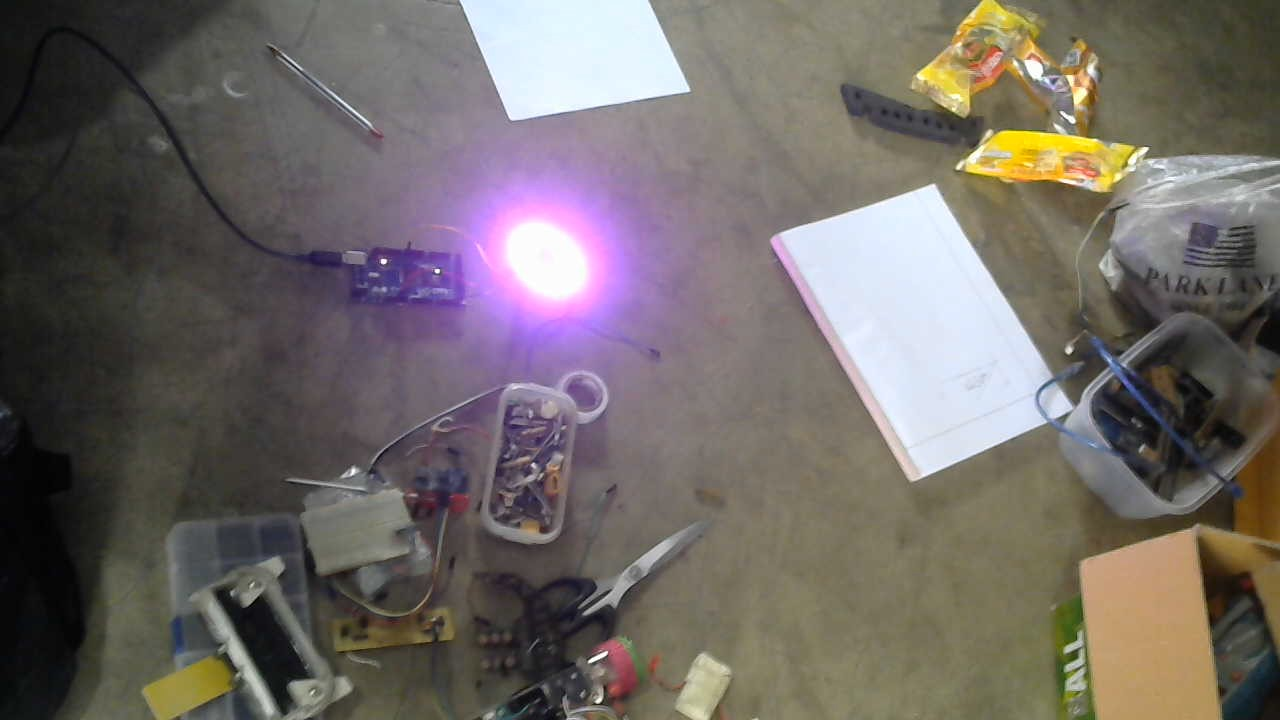
#> input picture images/WIN_20240202_11_22_09_Pro.jpg, 1280 x 720 px, given in place of the camera
$ python detect_bot_source_from_video.py
#> lines starting #> are read from the running program, lines starting #| are printed output that depends on the picture; after the words box and inside, x2 and y2 are one past the last pixel; in counts of white or black regions, pixels touching at a corner belong together
import cv2
import numpy as np

def find_mean_point(contour):
    num_points = len(contour)
    mean_x = sum(point[0][0] for point in contour) / num_points
    mean_y = sum(point[0][1] for point in contour) / num_points

    return (mean_x, mean_y)

def get_min_deviation(contour, center):
    dx = 0
    dy = 0
    for point in contour:
        p = point[0]
        dx += abs(p[0]-center[0])
        dy += abs(p[1]-center[1])
    return dx + dy

# [12 lines left out: function draw_bounding_box, not called in this run]

def draw_circle_around_point(image, center, radius=10, color=(0, 255, 0), thickness=-1):
    new_image = image.copy()  # Create a copy to avoid modifying the original image
    center = tuple(map(int, center))  # Ensure center coordinates are integers

    # Draw the circle on the image
    cv2.circle(new_image, center, radius, color, thickness)

    return new_image

def draw_line_between_points(image, start_point, end_point, color=(0, 255, 0), thickness=2):
    new_image = image.copy()  # Create a copy to avoid modifying the original image
    start_point = tuple(map(int, start_point))  # Ensure start point coordinates are integers
    end_point = tuple(map(int, end_point))  # Ensure end point coordinates are integers

    # Draw the line on the image
    cv2.line(new_image, start_point, end_point, color, thickness)

    return new_image

def get_detected_object_centers(image, lower_color, upper_color, max_objects=1, threshold = 100):
    # Convert to HSV
    hsv_image = cv2.cvtColor(image, cv2.COLOR_BGR2HSV)

    # Threshold the image
    red_mask = cv2.inRange(hsv_image, lower_color, upper_color)

    # Find contours in the binary mask
    contours, _ = cv2.findContours(red_mask, cv2.RETR_EXTERNAL, cv2.CHAIN_APPROX_SIMPLE)

    candidates = []

    # Iterate over contours
    for contour in contours:
        center = find_mean_point(contour)
        mean_deviation = get_min_deviation(contour, center)
        candidates.append([center, mean_deviation])

    sorted_candidates = sorted(candidates, key=lambda x: x[1], reverse=True)

    detected_objects = sorted_candidates[:max_objects]

    centers = []

    for object in detected_objects:
        if(object[1] >= threshold):
            centers.append(object[0])

    return centers

def process_image(image):
    # Define red color range in HSV
    lower_red = np.array([0, 100, 100])
    upper_red = np.array([10, 255, 255])

    red_centers = get_detected_object_centers(image, lower_red, upper_red, 1)

    bot_center = None

    if(len(red_centers) > 0):
        bot_center = red_centers[0]
    else:
        print('Bot out of view')

    # Define blue color range in HSV
    lower_blue = np.array([100, 100, 100])
    upper_blue = np.array([130, 255, 255])

    blue_centers = get_detected_object_centers(image, lower_blue, upper_blue, 1)

    dest_center = None

    if(len(blue_centers) > 0):
        dest_center = blue_centers[0]
    else:
        print('Destination out of view')

    if(bot_center):
        image = draw_circle_around_point(image, bot_center)
    if(dest_center):
        image = draw_circle_around_point(image, dest_center)
    if(bot_center and dest_center):
        image = draw_line_between_points(image, bot_center, dest_center)

    return image

# [37 lines left out: function process_image_2, not called in this run]

# Set the desired display dimensions
display_width = 1400
display_height = 1000

# Open a video capture object (0 for default camera, or specify the video file path)
cap = cv2.VideoCapture(0)

while True:
    # Capture frame-by-frame
    ret, frame = cap.read()
#> frame is the input picture: shape (720, 1280, 3); mean B, G, R 102.6, 106.2, 113

    # Check if the frame is successfully captured
    if not ret:
        print("Failed to capture frame")
        break

    # Resize the frame to the desired display dimensions
    frame = cv2.resize(frame, (display_width, display_height))
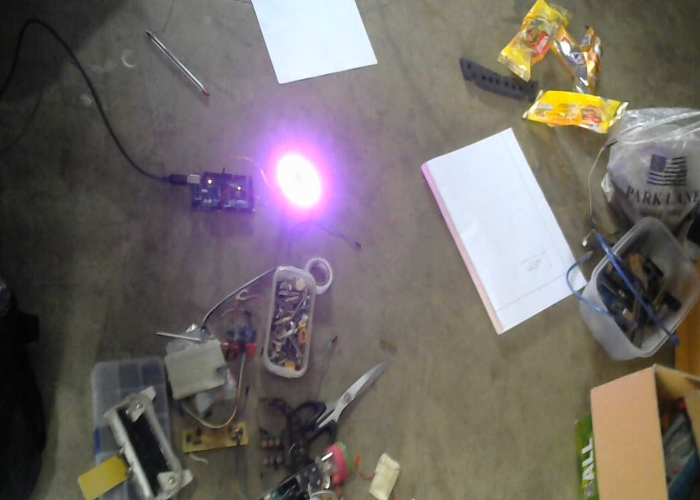
#> frame: shape (1000, 1400, 3) (shown at 1/2 size); mean B, G, R 102.5, 106.1, 112.9

    frame = process_image(frame)
#> in get_detected_object_centers, `red_mask = cv2.inRange(hsv_image, lower_color, upper_color)`:
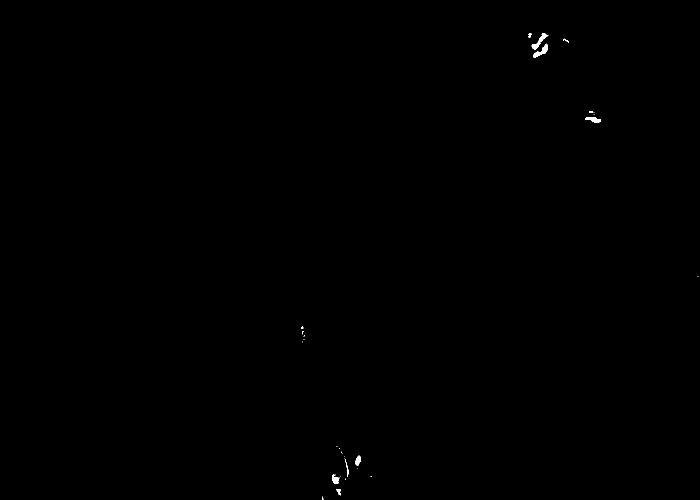
#> red_mask: shape (1000, 1400) (shown at 1/2 size); 0.1% white; 31 white regions (21 under 20 px)
#> in get_detected_object_centers, `contours, _ = cv2.findContours(red_mask, cv2.RETR_EXTERNAL, cv2.CHAIN_..`: contours = 31 contours, 23 with area under 20; largest, box (x1, y1, x2, y2) and area: (1063, 66, 1097, 99) 261, (1067, 87, 1096, 116) 260, (1170, 234, 1202, 246) 198, (665, 949, 679, 967) 132, (711, 911, 722, 932) 128, (672, 978, 682, 991) 52, (1057, 67, 1063, 76) 28, (690, 918, 698, 954) 27
#> the loop in get_detected_object_centers, `for contour in contours:` made 31 passes
#> (num_points in find_mean_point, mean_x in find_mean_point, mean_y in find_mean_point, mean_deviation) on passes 1, 2, 6, 7, 8, 9, 10, 11: (6, 645.3, 997, 12.67), (24, 677.8, 983.8, 134.7), (30, 671, 956.9, 274), (1, 670, 948, 0), (1, 715, 937, 0), (30, 693.4, 933, 306.1), (1, 689, 916, 0), (1, 688, 913, 0)
#> after the loop in get_detected_object_centers, `for contour in contours:`: candidates = 31 items
#> in get_detected_object_centers, `detected_objects = sorted_candidates[:max_objects]`: detected_objects = [[(1080.1, 80.96), 903.2]]
#> the loop in get_detected_object_centers, `for object in detected_objects:` made 1 pass
#> object on pass 1: [(1080.1, 80.96), 903.2]
#> after the loop in get_detected_object_centers, `for object in detected_objects:`: centers = [(1080.1, 80.96)]
#> in process_image, `bot_center = red_centers[0]`: bot_center = (1080.1, 80.96)
#> call 2 of get_detected_object_centers, with lower_color = array of shape (3,), upper_color = array of shape (3,), max_objects = 1, threshold = 100
#> in get_detected_object_centers (call 2), `red_mask = cv2.inRange(hsv_image, lower_color, upper_color)`:
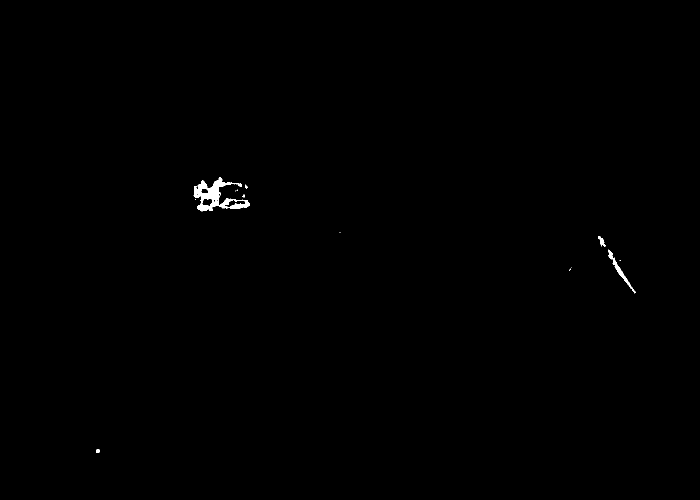
#> red_mask: shape (1000, 1400) (shown at 1/2 size); 0.25% white; 15 white regions (9 under 20 px)
#> in get_detected_object_centers (call 2), `contours, _ = cv2.findContours(red_mask, cv2.RETR_EXTERNAL, cv2.CHAIN_..`: contours = 15 contours, 11 with area under 20; largest, box (x1, y1, x2, y2) and area: (387, 355, 499, 423) 3154, (1216, 499, 1271, 587) 460, (1196, 472, 1211, 493) 104, (193, 899, 199, 906) 28
#> the loop in get_detected_object_centers (call 2), `for contour in contours:` made 15 passes
#> (num_points in find_mean_point, mean_x in find_mean_point, mean_y in find_mean_point, mean_deviation) on passes 1, 2, 3, 5, 6, 7, 8, 10: (6, 195.8, 902.7, 26), (5, 1139.4, 539, 11.6), (1, 1143, 535, 0), (121, 1238.7, 539.2, 4280.8), (33, 1203.2, 482, 328.2), (1, 680, 464, 0), (1, 678, 464, 0), (12, 487, 391.7, 32.67)
#> after the loop in get_detected_object_centers (call 2), `for contour in contours:`: candidates = 15 items
#> in get_detected_object_centers (call 2), `detected_objects = sorted_candidates[:max_objects]`: detected_objects = [[(437.6, 387.8), 12104]]
#> the loop in get_detected_object_centers (call 2), `for object in detected_objects:` made 1 pass
#> object on pass 1: [(437.6, 387.8), 12104]
#> after the loop in get_detected_object_centers (call 2), `for object in detected_objects:`: centers = [(437.6, 387.8)]
#> in process_image, `dest_center = blue_centers[0]`: dest_center = (437.6, 387.8)
#> in draw_circle_around_point, `center = tuple(map(int, center))`: center = (1080, 80)
#> in draw_line_between_points, `end_point = tuple(map(int, end_point))`: end_point = (437, 387)
#> in draw_line_between_points, `cv2.line(new_image, start_point, end_point, color, thickness)`:
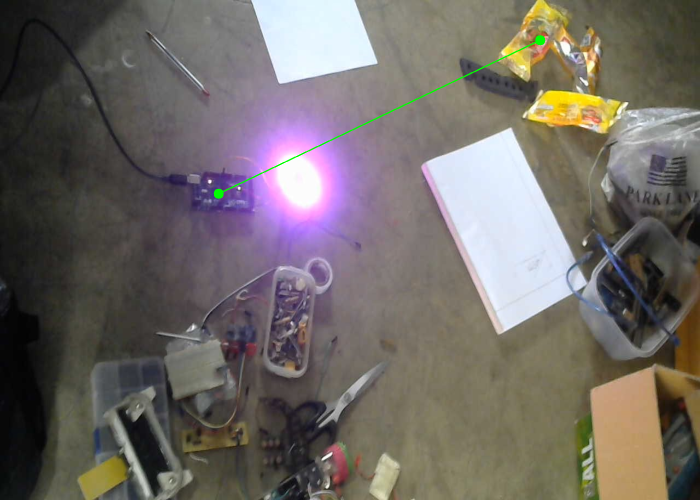
#> new_image: shape (1000, 1400, 3) (shown at 1/2 size); mean B, G, R 102.3, 106.3, 112.6

    # Display the resulting frame
    cv2.imshow('Video', frame)

    # Break the loop if 'q' key is pressed
    if cv2.waitKey(1) & 0xFF == ord('q'):
#> (key q is pressed here)
        break

# Release the video capture object and close the window
cap.release()
cv2.destroyAllWindows()

$ run again, on images/WIN_20240202_11_24_00_Pro.jpg
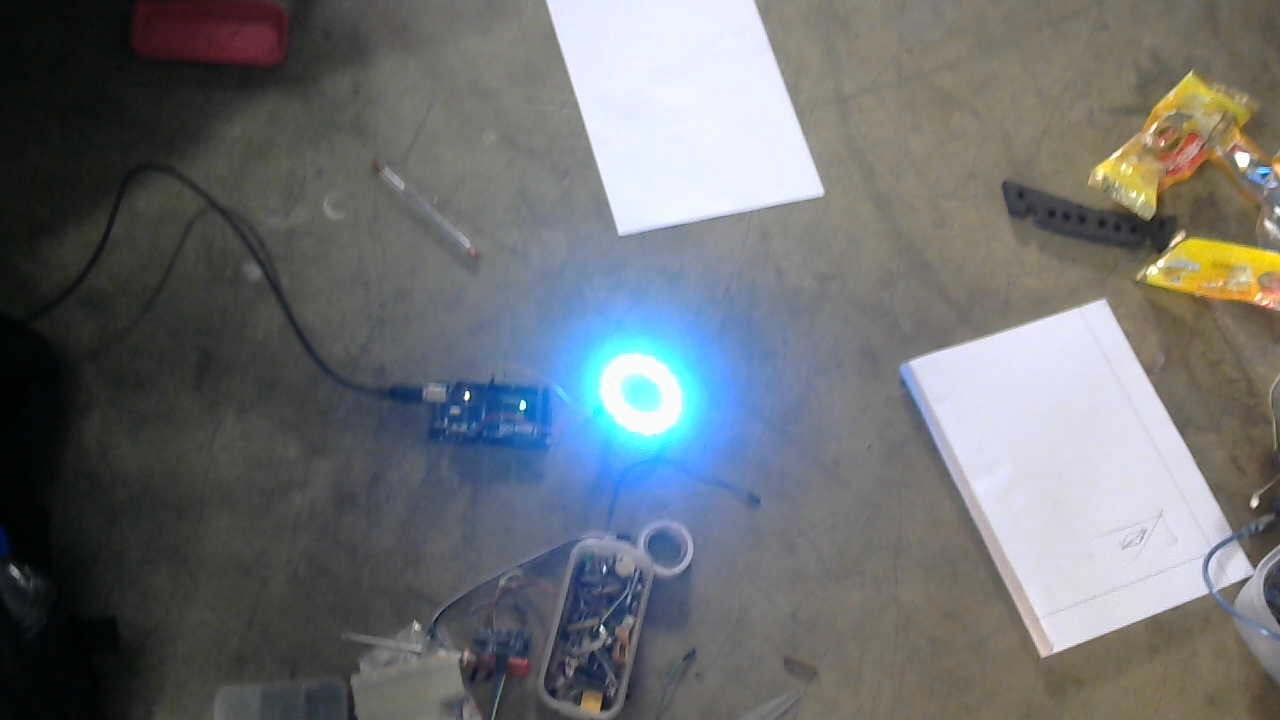
#> input picture images/WIN_20240202_11_24_00_Pro.jpg, 1280 x 720 px, given in place of the camera
#> frame is the input picture: shape (720, 1280, 3); mean B, G, R 113.8, 111.5, 109
#> frame: shape (1000, 1400, 3)
#> hsv_image: shape (1000, 1400, 3); mean H, S, V 60.6, 42, 122.1
#> in get_detected_object_centers, `red_mask = cv2.inRange(hsv_image, lower_color, upper_color)`:
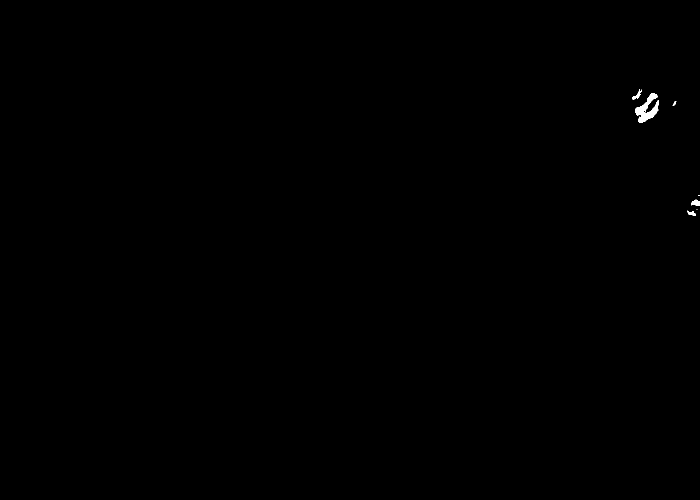
#> red_mask: shape (1000, 1400) (shown at 1/2 size); 0.12% white; 7 white regions (2 under 20 px)
#> contours = 7 contours, 2 with area under 20; largest, box (x1, y1, x2, y2) and area: (1271, 186, 1318, 245) 1126, (1382, 398, 1400, 412) 137, (1264, 178, 1284, 200) 101, (1375, 421, 1392, 432) 71, (1345, 203, 1353, 211) 22
#> the loop in get_detected_object_centers, `for contour in contours:` made 7 passes
#> (num_points in find_mean_point, mean_x in find_mean_point, mean_y in find_mean_point, mean_deviation) on passes 1, 3, 5, 6, 7: (24, 1383.2, 426.6, 179.2), (25, 1389.2, 404.3, 204.2), (10, 1348.6, 206.2, 39.2), (128, 1297.5, 215.5, 3289), (45, 1274.9, 188.8, 475.6)
#> after the loop in get_detected_object_centers, `for contour in contours:`: candidates = [[(1383.2, 426.6), 179.2], [(1393.5, 419), 1], [(1389.2, 404.3), 204.2], [(1397.5, 391), 3], [(1348.6, 206.2), 39.2], [(1297.5, 215.5), 3289], [(1274.9, 188.8), 475.6]]
#> sorted_candidates = [[(1297.5, 215.5), 3289], [(1274.9, 188.8), 475.6], [(1389.2, 404.3), 204.2], [(1383.2, 426.6), 179.2], [(1348.6, 206.2), 39.2], [(1397.5, 391), 3], [(1393.5, 419), 1]]
#> detected_objects = [[(1297.5, 215.5), 3289]]
#> the loop in get_detected_object_centers, `for object in detected_objects:` made 1 pass
#> object on pass 1: [(1297.5, 215.5), 3289]
#> after the loop in get_detected_object_centers, `for object in detected_objects:`: centers = [(1297.5, 215.5)]
#> bot_center = (1297.5, 215.5)
#> red_mask: shape (1000, 1400); 5.4% white; 43 white regions (31 under 20 px)
#> contours = 42 contours, 32 with area under 20; largest, box (x1, y1, x2, y2) and area: (452, 391, 848, 753) 89719, (625, 771, 690, 861) 2057, (708, 734, 744, 781) 1224, (578, 749, 632, 799) 1002, (712, 805, 734, 846) 397
#> the loop in get_detected_object_centers (call 2), `for contour in contours:` made 42 passes
#> (num_points in find_mean_point, mean_x in find_mean_point, mean_y in find_mean_point, mean_deviation) on passes 1, 5, 6, 7, 11, 13, 14, 16: (1, 570, 889, 0), (18, 676.4, 858.2, 57.89), (6, 643.8, 857, 13.33), (9, 630.1, 856.4, 31.56), (1, 689, 836, 0), (1, 690, 831, 0), (69, 680.7, 842.7, 649.6), (6, 682, 829.5, 7)
#> the loop in get_detected_object_centers (call 2), `for object in detected_objects:` made 1 pass
#> object on pass 1: [(659.3, 573), 175970.7]
#> blue_centers = [(659.3, 573)]
#> dest_center = (659.3, 573)
#> in draw_circle_around_point, `center = tuple(map(int, center))`: center = (1297, 215)
#> end_point = (659, 573)
#> in draw_line_between_points, `cv2.line(new_image, start_point, end_point, color, thickness)`:
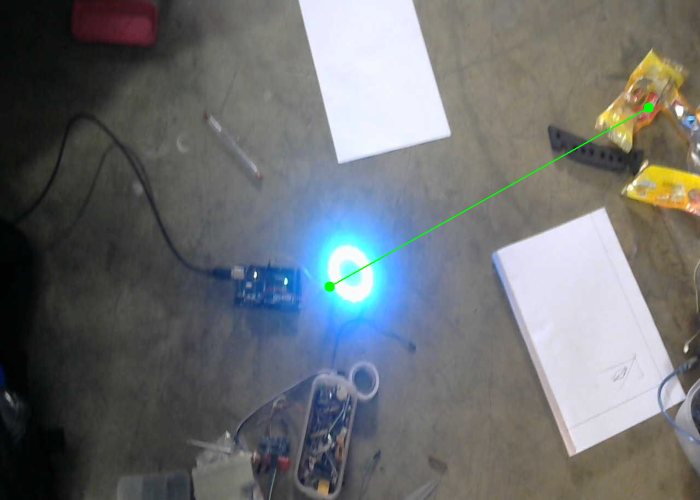
#> new_image: shape (1000, 1400, 3) (shown at 1/2 size); mean B, G, R 113.4, 111.6, 108.7

$ run again, on images/q.jpg
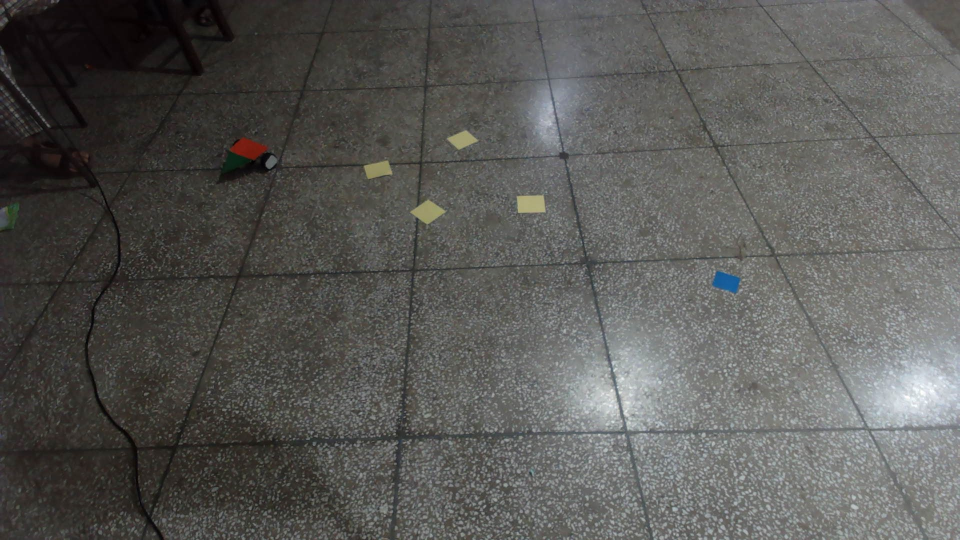
#> input picture images/q.jpg, 1920 x 1080 px, given in place of the camera (shown at 1/2 size)
#> frame is the input picture: shape (1080, 1920, 3); mean B, G, R 85.8, 88.7, 89.1
#> `frame = cv2.resize(frame, (display_width, display_height))`:
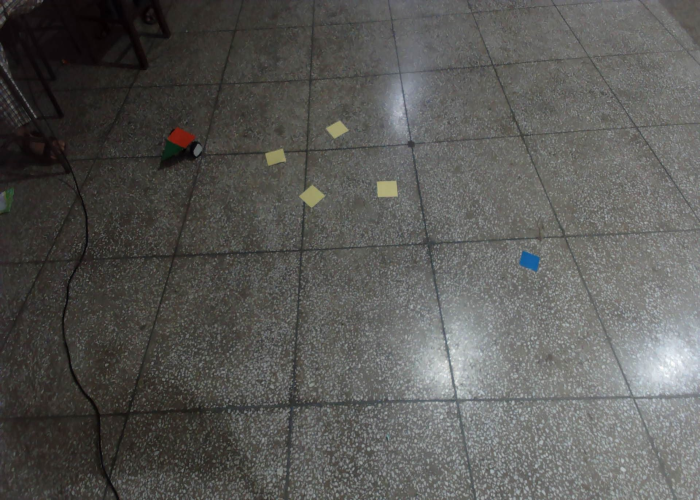
#> frame: shape (1000, 1400, 3) (shown at 1/2 size); mean B, G, R 85.7, 88.6, 89
#> hsv_image: shape (1000, 1400, 3); mean H, S, V 45.6, 22.4, 90.5
#> red_mask: shape (1000, 1400); 0.08% white; 1 white region
#> contours = 1 contour; box (x1, y1, x2, y2) and area: (336, 256, 388, 293) 1060
#> the loop in get_detected_object_centers, `for contour in contours:` made 1 pass
#> (num_points in find_mean_point, mean_x in find_mean_point, mean_y in find_mean_point, mean_deviation) on pass 1: (73, 360.8, 274.3, 1692.5)
#> after the loop in get_detected_object_centers, `for contour in contours:`: candidates = [[(360.8, 274.3), 1692.5]]
#> the loop in get_detected_object_centers, `for object in detected_objects:` made 1 pass
#> object on pass 1: [(360.8, 274.3), 1692.5]
#> after the loop in get_detected_object_centers, `for object in detected_objects:`: centers = [(360.8, 274.3)]
#> bot_center = (360.8, 274.3)
#> red_mask: shape (1000, 1400); 0.08% white; 1 white region
#> contours = 1 contour; box (x1, y1, x2, y2) and area: (1039, 502, 1080, 543) 1062
#> the loop in get_detected_object_centers (call 2), `for contour in contours:` made 1 pass
#> (num_points in find_mean_point, mean_x in find_mean_point, mean_y in find_mean_point, mean_deviation) on pass 1: (76, 1059.9, 522.4, 1821.8)
#> the loop in get_detected_object_centers (call 2), `for object in detected_objects:` made 1 pass
#> object on pass 1: [(1059.9, 522.4), 1821.8]
#> blue_centers = [(1059.9, 522.4)]
#> dest_center = (1059.9, 522.4)
#> in draw_circle_around_point, `center = tuple(map(int, center))`: center = (360, 274)
#> end_point = (1059, 522)
#> in draw_line_between_points, `cv2.line(new_image, start_point, end_point, color, thickness)`:
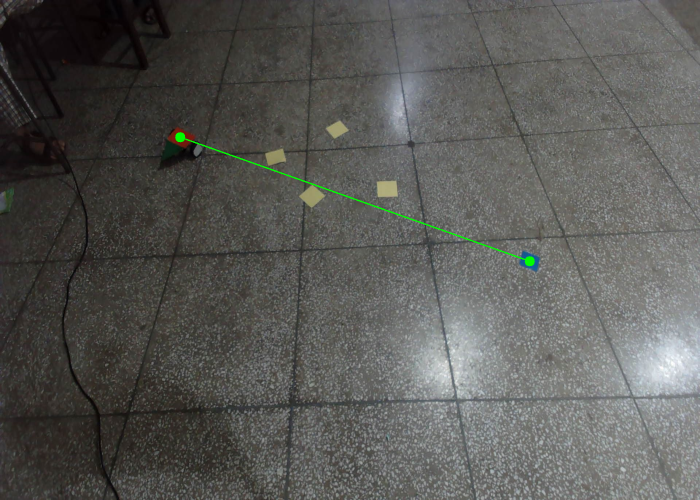
#> new_image: shape (1000, 1400, 3) (shown at 1/2 size); mean B, G, R 85.6, 88.9, 88.8
